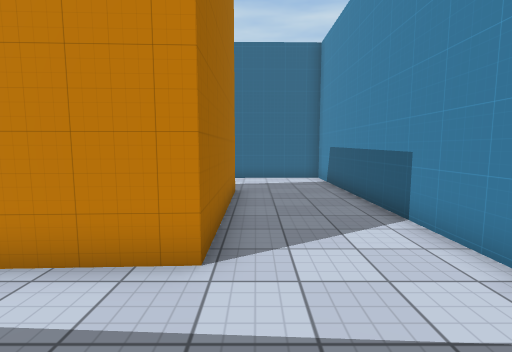
view 1 (above)

16 first-person views from a walk through a 3-D level made in the Unity game engine. The camera is 1.5 m above the floor, tilts 6° down and sees 85° across. The floor is counted in squares, 1 m on a side. Each view is taken from the middle of a square. On the plan, view 1 faces up. The plan holds only what a view shows up to about 14 squares ahead; the rest is blank. The place goes on beyond the plan. Some surface patterns are stand-ins.

view 2
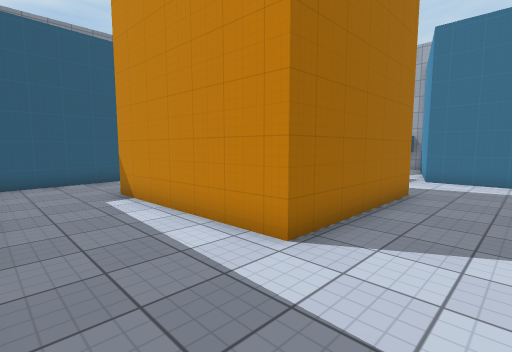

view 3
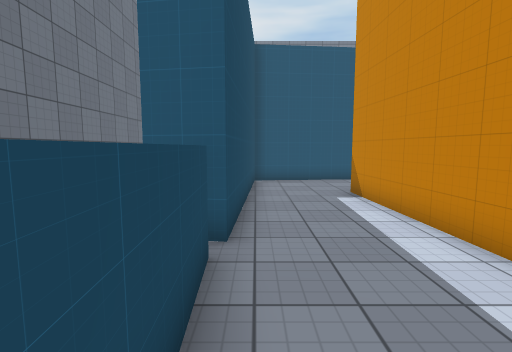

view 4
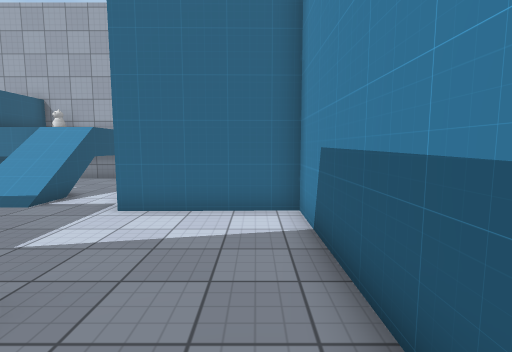

view 5
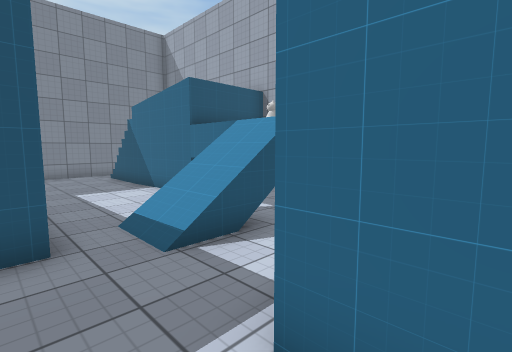

view 6
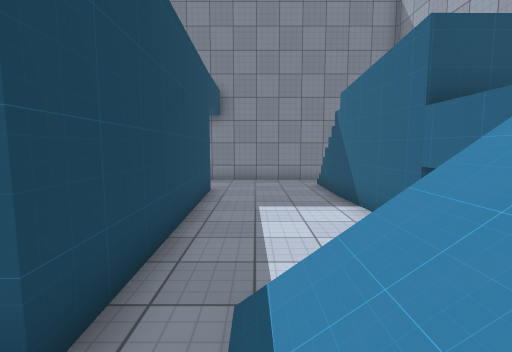

view 7
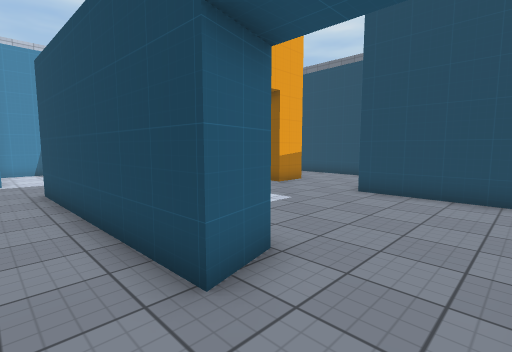

view 8
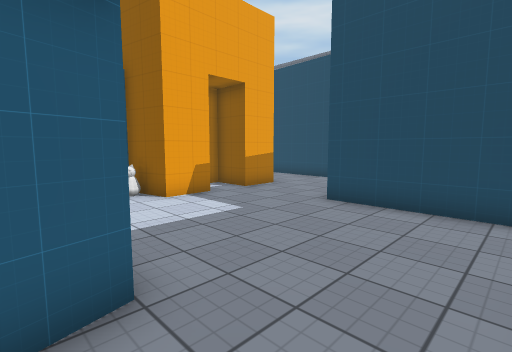

view 9
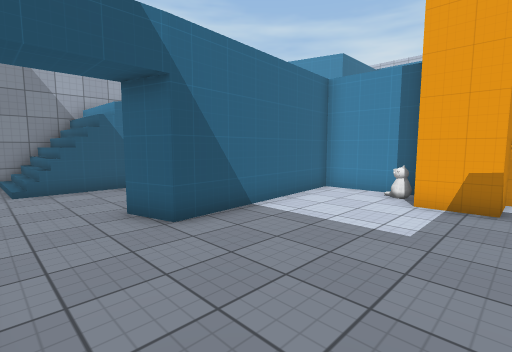

view 10
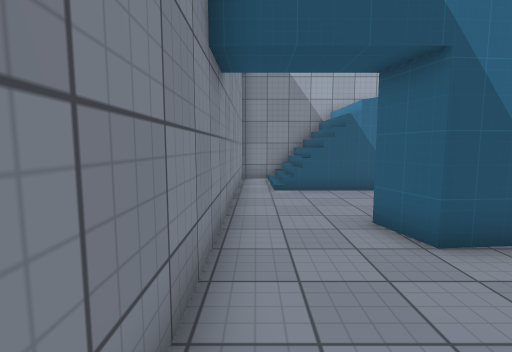

view 11
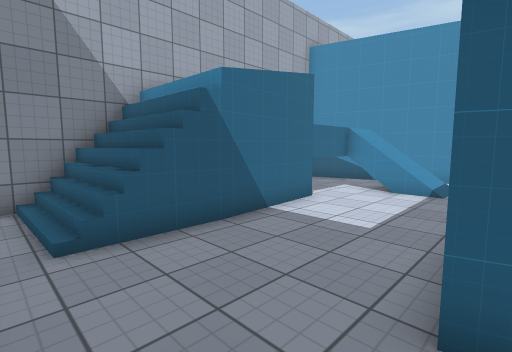

view 12
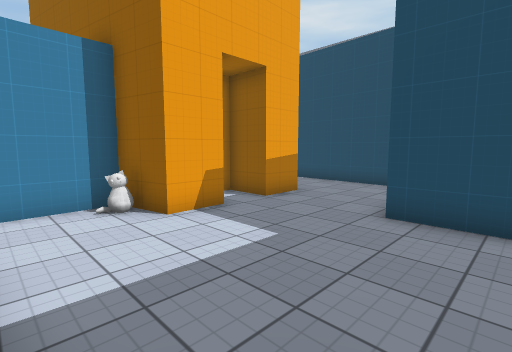

view 13
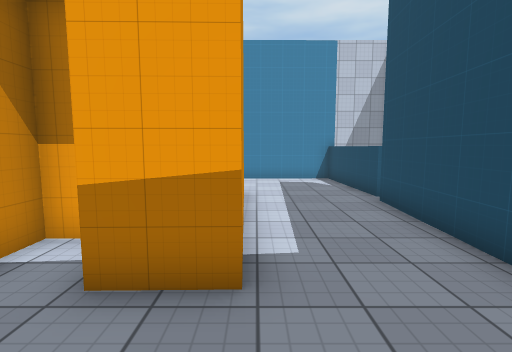

view 14
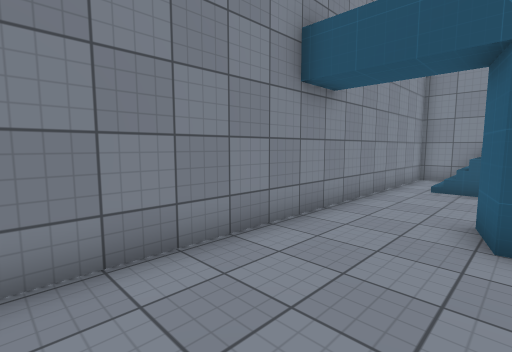

view 15
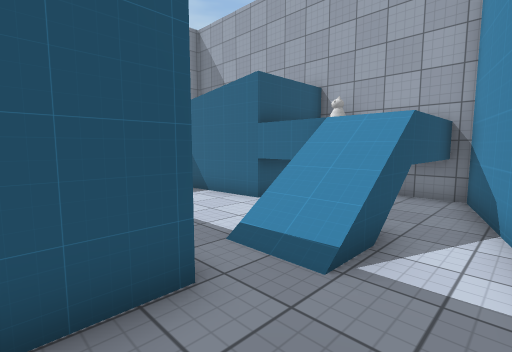

view 16
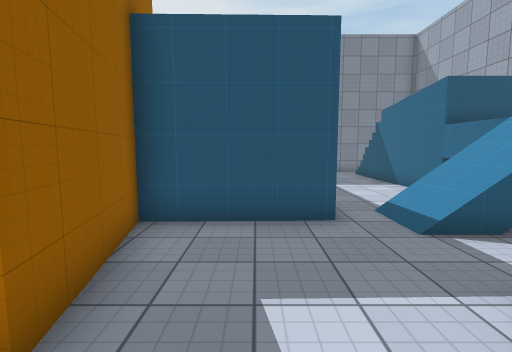

### Floor plan
Key: @ floor where view 1 was taken; # wall or solid block; x gap in a wall; . main floor; : floor 2.25 m higher than the main floor; + floor 3.5 m higher than the main floor; / step, stairs or slope; ^ raised ledge; v drop or lower ground; O other object.
Columns run from 16 left of view 1 to 3 right of it. Each row starts with its distance up from view 1.
 20 #########O####
 19 #.///       :##
 18 #.////      :.#
 17 #./////+v:#::.#
 16 #..........//.#
 15 #..........//.##
 14 #..........//..#####
 13 #..................#
 12 #...########.......#
 11 #...#####..#.......#
 10 #..........#.......#
  9 #.........O#####...#
  8 #........###   #...#
  7 #........###   #...#
  6 #..........#   #...#
  5 ######...###   #...#
  4      #...###  ##...#
  3      #...######....#
  2      #.............#
  1      #.............#
  0      ########...@..#
 -1             ##x^^^^^
 -2              #

Where each view was taken, in squares from view 1:
view 1: 0 up, 0 right, facing up
view 2: 0 up, 2 right, facing up-left
view 3: 0 up, 2 right, facing left
view 4: 7 up, 2 right, facing up
view 5: 12 up, 0 right, facing up-left
view 6: 14 up, 3 left, facing left
view 7: 14 up, 15 left, facing down-right
view 8: 12 up, 15 left, facing down-right
view 9: 6 up, 15 left, facing up-right
view 10: 7 up, 15 left, facing up
view 11: 12 up, 15 left, facing up-right
view 12: 11 up, 13 left, facing down-right
view 13: 3 up, 10 left, facing right
view 14: 6 up, 12 left, facing up-left
view 15: 11 up, 2 left, facing up-left
view 16: 11 up, 1 right, facing left
